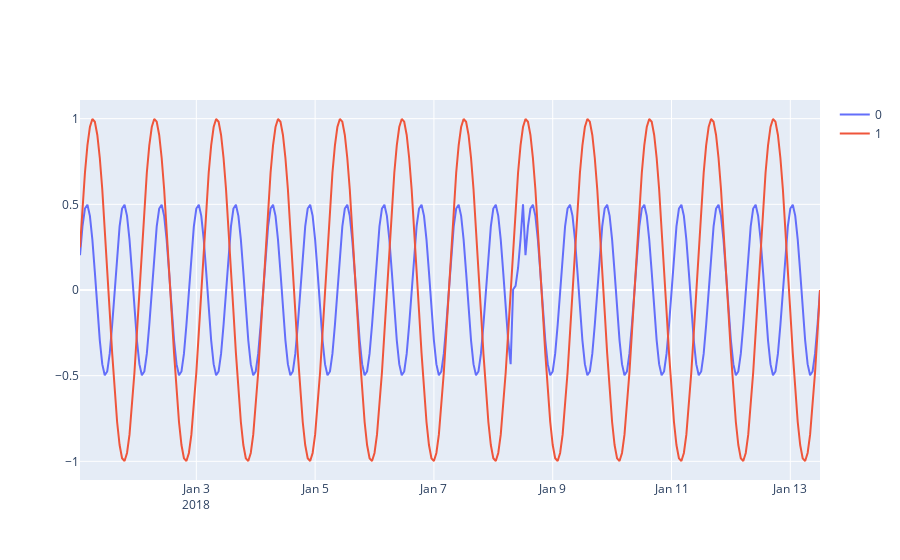

Write notebook code for a chart like this one.
### Markdown cell above
## Data

### Code cell
# Plot data
fig = go.Figure()
[fig.add_trace(go.Scatter(x=df_sensor.index, y=df_sensor[i], name=i)) for i in df_sensor]
fig.show()

### Figure 1 — Plotly figure (JSON) as saved in the notebook; plotly's stock layout.template omitted (floating-point values rounded to 4 significant figures; data arrays with more than 128 entries replaced by an {"elided": "..."} marker saying what was removed)
{"data": [{"name": "0", "type": "scatter", "x": {"elided": "300 str values"}, "y": {"elided": "300 float values"}}, {"name": "1", "type": "scatter", "x": {"elided": "300 str values"}, "y": {"elided": "300 float values"}}], "layout": {}}
